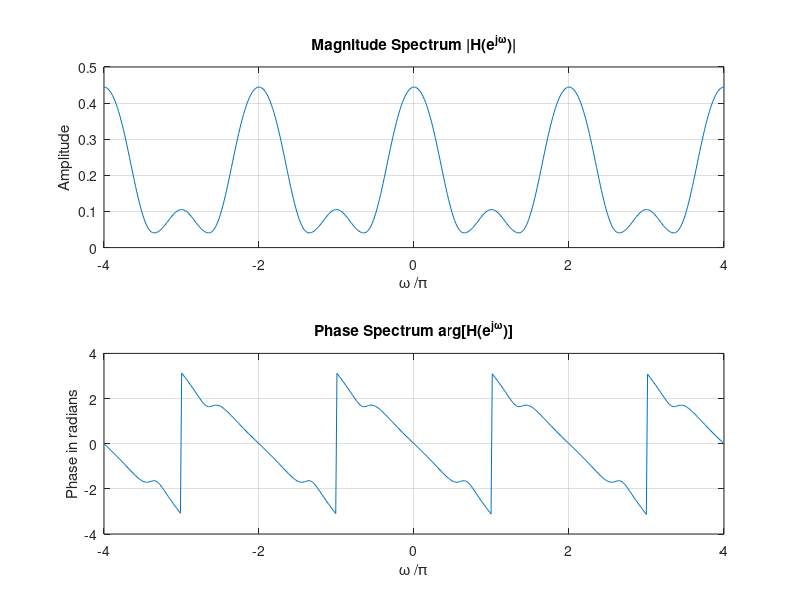

The MATLAB script that drew this image:
% Program P3_1
% Evaluation of the DTFT 
clf;
% Compute the frequency samples of the DTFT
w = -4*pi:8*pi/511:4*pi;
num = [2 5 9 5 3];den = [5 45 2 1 1];
h = freqz(num, den, w);
% Plot the DTFT
subplot(2,1,1)
plot(w/pi,real(h));grid
title('Real part of H(e^{j\omega})')
xlabel('\omega /\pi');
ylabel('Amplitude');
subplot(2,1,2)
plot(w/pi,imag(h));grid
title('Imaginary part of H(e^{j\omega})')
xlabel('\omega /\pi');
ylabel('Amplitude');
pause
subplot(2,1,1)
plot(w/pi,abs(h));grid
title('Magnitude Spectrum |H(e^{j\omega})|')
xlabel('\omega /\pi');
ylabel('Amplitude');
subplot(2,1,2)
plot(w/pi,angle(h));grid
title('Phase Spectrum arg[H(e^{j\omega})]')
xlabel('\omega /\pi');
ylabel('Phase in radians');
